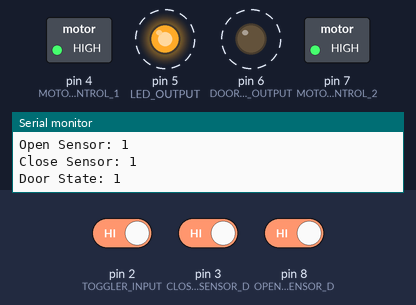
This sketch was run on a simulated Arduino Nano, built with avr-gcc and run on an emulated ATmega328P. On the bench: switched loads named in the sketch (green lamp = pin HIGH), output pins drawn as LEDs (lit = HIGH), the last lines printed to the serial monitor. Dashed ring = blinking. The test bench sets the inputs (shaded band); at power-on: pin 8 (OPENED_SENSOR_D) HIGH, pin 3 (CLOSED_SENSOR_D) HIGH, pin 2 (TOGGLER_INPUT) HIGH.

Above: at 2.07 s.
2.3 s: pin 8 (OPENED_SENSOR_D) driven LOW
At 4.8 s:
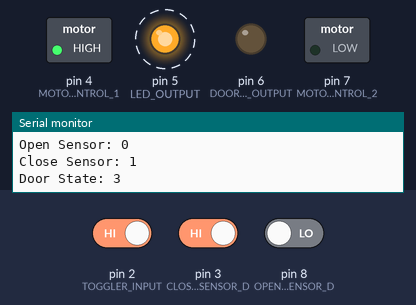
5.3 s: pin 3 (CLOSED_SENSOR_D) driven LOW
At 5.8 s:
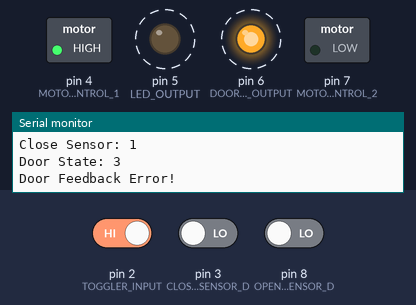
8.3 s: pin 2 (TOGGLER_INPUT) driven LOW
11.3 s: pin 3 (CLOSED_SENSOR_D) driven HIGH
At 12.6 s:
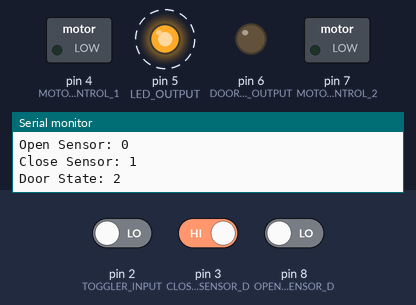
14.3 s: pin 8 (OPENED_SENSOR_D) driven HIGH
At 14.55 s:
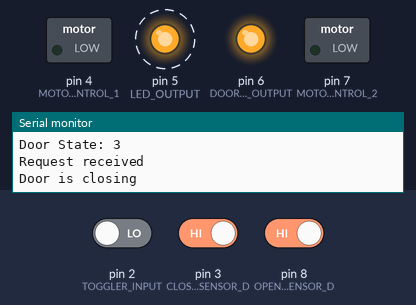
17.3 s: pin 2 (TOGGLER_INPUT) driven HIGH
At 17.62 s:
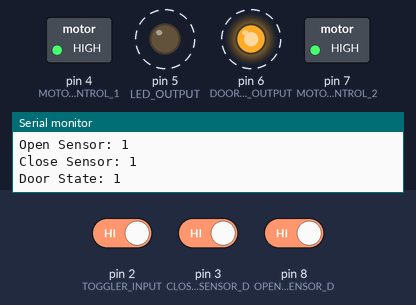
Timing chart, 0 to 21.3 s (numbered marks = the images above; inputs shaded):
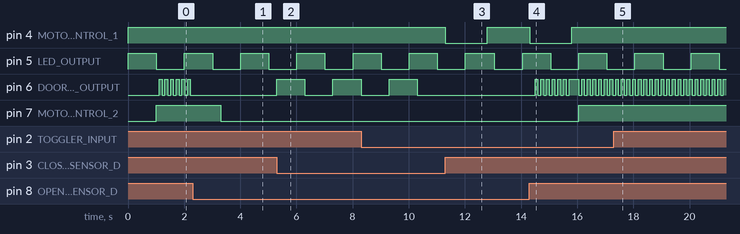

Measured:
- after the input at 2.3 s, pin 6 (DOOR_STATUS_OUTPUT): stops changing and stays LOW; pin 7 (MOTOR_CONTROL_2): HIGH → LOW after 1.0 s
- after the input at 5.3 s, pin 6 (DOOR_STATUS_OUTPUT): LOW → HIGH at once, → LOW 1.0 s later, → HIGH 1.0 s later
- after the input at 11.3 s, pin 4 (MOTOR_CONTROL_1): HIGH → LOW at once, → HIGH 1.5 s later; pin 6 (DOOR_STATUS_OUTPUT): stays LOW (without the input it goes to HIGH after 0.01 s)
- after the input at 14.3 s, pin 6 (DOOR_STATUS_OUTPUT): goes 6 × (HIGH 0.10 s, LOW 0.10 s), HIGH 0.34 s, 6 × (LOW 0.10 s, HIGH 0.10 s), then LOW, starting after 0.20 s; pin 7 (MOTOR_CONTROL_2): LOW → HIGH after 1.8 s
- after the input at 17.3 s, pin 4 (MOTOR_CONTROL_1): stays HIGH (without the input it goes to LOW after 0.26 s); pin 7 (MOTOR_CONTROL_2): stays HIGH (without the input it goes to LOW after 0.01 s)
- by itself, pin 5 (LED_OUTPUT): alternates HIGH for 1.0 s and LOW for 1.0 s
- by itself, pin 6 (DOOR_STATUS_OUTPUT): alternates HIGH for 0.10 s and LOW for 0.10 s

The sketch:

chicken_coop_motorcontroller.ino
```cpp
/* Chick coop door
 * Uses an Arduino Nano
 * to interface to a smart garage door controller
 * Rev1.1 Changed sensor polarity
 */
#define VERSION "Chicken Coop Door motor controlled 1.1\n"

//Pin assignments
#define TOGGLER_INPUT PD2
#define CLOSED_SENSOR_D PD3
#define OPENED_SENSOR_D 8 // D8
#define MOTOR_CONTROL_1 PD4
#define LED_OUTPUT PD5
#define DOOR_STATUS_OUTPUT PD6
#define MOTOR_CONTROL_2 PD7


// Change these if your switches are not aligned perfectly with the door positions
#define DELAY_AFTER_OPENED 1000 //milli second delay after open trigger
#define DELAY_AFTER_CLOSED 1000 //milli second delay after close trigger

#define DEBOUNCE          1500  // 1500 milli second for toggle switch
#define SLOW_BLINK_RATE   1000  // 1 second blink rate for heartbeat
#define FAST_BLINK_RATE   100   // 100ms blink rate for unknown door state
#define MOTOR_DELAY       250   // Short delay so motor doesn't cause voltage drop

typedef enum {NONE, REQUEST_OPEN, REQUEST_CLOSE, OPENED, CLOSED} DOOR_STATES;

static DOOR_STATES door_state = NONE;  // Motor output state of door
static long door_delay_timer = 0;      // timer for delay the motor stop after open or closed feedback


void blink_led()
{
  static unsigned long blink_time = 0;
  static bool blink = true;

  if(millis() - blink_time > SLOW_BLINK_RATE)
  {
    blink_time = millis();
    blink = !blink;
    digitalWrite(LED_OUTPUT, blink ? HIGH : LOW);

    Serial.print("Open Sensor: ");
    Serial.println(digitalRead(OPENED_SENSOR_D));

    Serial.print("Close Sensor: ");
    Serial.println(digitalRead(CLOSED_SENSOR_D));

    Serial.print("Door State: ");
    Serial.println(door_state);

  }
}

bool door_request()
{
  static unsigned long timer = 0;

  bool rtn = false;
  if(digitalRead(TOGGLER_INPUT) == LOW)
  {
    if(millis() - timer > DEBOUNCE)
    {
      rtn = true;
      Serial.println("Request received");
      timer = millis();
    }
  }
  else
  {
     timer = millis();
  }

  return rtn;
}

void stop_door(bool immediate = false)
{
  bool stop_motor = false;

  if(immediate)
  {
    door_state = NONE;
    stop_motor = true;
  }
  else
  {
    if(door_state == REQUEST_CLOSE && millis() - door_delay_timer >= DELAY_AFTER_CLOSED)
    {
      Serial.println("Door closed");
      door_state = CLOSED;
    }

    if(door_state == REQUEST_OPEN && millis() - door_delay_timer >= DELAY_AFTER_OPENED)
    {
      Serial.println("Door opened");
      door_state = OPENED;
    }

    if(door_state == OPENED || door_state == CLOSED)
    {
       stop_motor = true;
    }
  }

  // stop state should be both leads to the motor grounded
  if(stop_motor)
  {
    digitalWrite(MOTOR_CONTROL_1, HIGH);
    digitalWrite(MOTOR_CONTROL_2, LOW);
  }

}

void operate_door()
{
  static unsigned long blink_time = 0;
  static bool blink = true;

  //indicate door state is closed
  if(digitalRead(OPENED_SENSOR_D) == HIGH &&
     digitalRead(CLOSED_SENSOR_D) == LOW )
  {
    //On startup, if the door is closed then set it to closed without delay
    if(door_state == NONE)
       door_state = CLOSED;

    if(door_state == REQUEST_CLOSE)
      stop_door();
  }

  //indicate door state is opened
  else if(digitalRead(OPENED_SENSOR_D) == LOW &&
          digitalRead(CLOSED_SENSOR_D) == HIGH)

  {
    //On startup, if the door is open then set it to open without delay
    if(door_state == NONE)
      door_state = OPENED;

    if(door_state == REQUEST_OPEN)
      stop_door();
  }

  //Door state is closed and opened, something is wrong, stop motor
  else if(digitalRead(OPENED_SENSOR_D) == LOW &&
          digitalRead(CLOSED_SENSOR_D) == LOW)
  {
    stop_door(true);
    if(millis() - blink_time > SLOW_BLINK_RATE)
    {
      blink_time = millis();
      blink = !blink;
      digitalWrite(DOOR_STATUS_OUTPUT, blink ? HIGH : LOW);
      Serial.println("Door Feedback Error!");
    }
  }

  //Door state is moving
  else
  {
    //On startup, if the door is not opened or closed then open it
    if(door_state == NONE)
      door_state = REQUEST_OPEN;

    //update delay timer
    door_delay_timer = millis();

    if(millis() - blink_time > FAST_BLINK_RATE)
    {
      blink_time = millis();
      blink = !blink;
      digitalWrite(DOOR_STATUS_OUTPUT, blink ? HIGH : LOW);
    }
  }

  if(door_state == CLOSED)
      digitalWrite(DOOR_STATUS_OUTPUT, HIGH);

  if(door_state == OPENED)
      digitalWrite(DOOR_STATUS_OUTPUT, LOW);

  if(door_state == REQUEST_OPEN)
  {
    digitalWrite(MOTOR_CONTROL_1, HIGH);
    digitalWrite(MOTOR_CONTROL_2, HIGH);
  }

  if(door_state == REQUEST_CLOSE)
  {
    digitalWrite(MOTOR_CONTROL_1, LOW);
    digitalWrite(MOTOR_CONTROL_2, LOW);
  }
}

void toggle_door()
{
  switch(door_state)
  {
    case OPENED:
      door_state = REQUEST_CLOSE;
      Serial.println("Door is closing");
      break;
    case CLOSED:
      door_state = REQUEST_OPEN;
      Serial.println("Door is opening");
    break;
    case REQUEST_CLOSE:
      stop_door(true);
      delay(MOTOR_DELAY);
      door_state = REQUEST_OPEN;
      Serial.println("Door is opening");
      break;
    case REQUEST_OPEN:
      stop_door(true);
      delay(MOTOR_DELAY);
      door_state = REQUEST_CLOSE;
      Serial.println("Door is closing");
      break;
    default:
      stop_door(true);
      Serial.println("Door request unknown");
      break;
  }
}

void setup()
{
  //Pin Outputs
  pinMode(DOOR_STATUS_OUTPUT, OUTPUT);
  pinMode(LED_OUTPUT, OUTPUT);
  pinMode(MOTOR_CONTROL_1, OUTPUT);
  pinMode(MOTOR_CONTROL_2, OUTPUT);
  digitalWrite(LED_OUTPUT, HIGH);
  stop_door(true);

  //Pin Inputs
  pinMode(TOGGLER_INPUT, INPUT_PULLUP);
  pinMode(CLOSED_SENSOR_D, INPUT);
  pinMode(OPENED_SENSOR_D, INPUT_PULLUP);

  // Start the Serial comms
  Serial.begin(9600);
  delay(10);
  Serial.println(VERSION);

  //Delay 1 seconds for the garage sensor to start
  delay(1000);
}

void loop()
{
  blink_led();

  if(door_request())
  {
    toggle_door();
  }
  operate_door();
}
```
